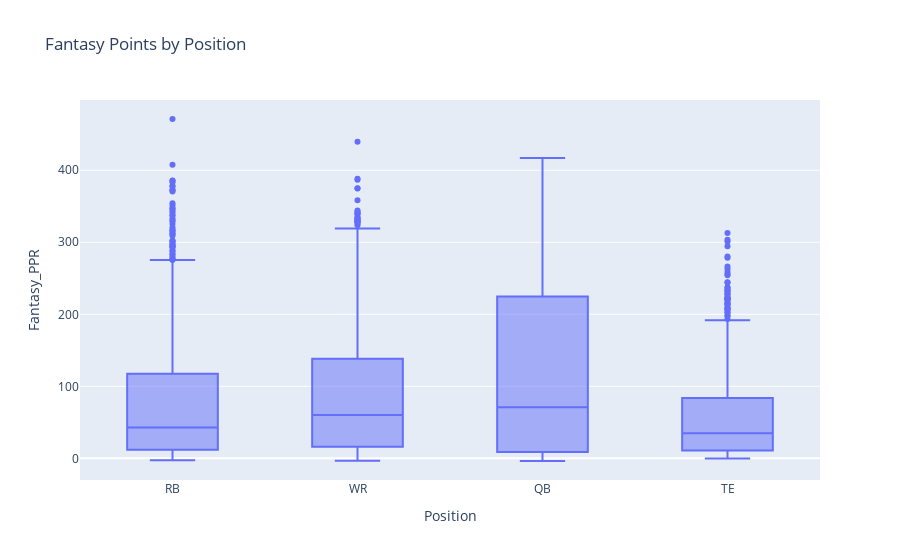

The notebook cell saved with this chart:
### Code cell
# Boxplot of position vs Fantasy points
# Seaborn
#box_pos_ppr_sns = sns.boxplot(data=final_df, x='Position', y='Fantasy_PPR')

# Plotly
box_pos_ppr_px = px.box(fantasy_df, x="Position", y="Fantasy_PPR", hover_data=['Player', 'Year'], title='Fantasy Points by Position')
plot_filename='plots/boxplot_points_by_position.html'
box_pos_ppr_px.write_html(plot_filename)
box_pos_ppr_px.show()

### Figure 1 — Plotly figure (JSON) as saved in the notebook; plotly's stock layout.template omitted (floating-point values rounded to 4 significant figures; data arrays with more than 128 entries replaced by an {"elided": "..."} marker saying what was removed)
{"data": [{"alignmentgroup": "True", "customdata": {"elided": "5484x2 str values"}, "hovertemplate": "Position=%{x}<br>Fantasy_PPR=%{y}<br>Player=%{customdata[0]}<br>Year=%{customdata[1]}<extra></extra>", "legendgroup": "", "marker": {"color": "#636efa"}, "name": "", "notched": false, "offsetgroup": "", "orientation": "v", "showlegend": false, "type": "box", "x": {"elided": "5484 str values"}, "x0": " ", "xaxis": "x", "y": {"elided": "5484 float values"}, "y0": " ", "yaxis": "y"}], "layout": {"boxmode": "group", "legend": {"tracegroupgap": 0}, "title": {"text": "Fantasy Points by Position"}, "xaxis": {"anchor": "y", "domain": [0, 1], "title": {"text": "Position"}}, "yaxis": {"anchor": "x", "domain": [0, 1], "title": {"text": "Fantasy_PPR"}}}}
